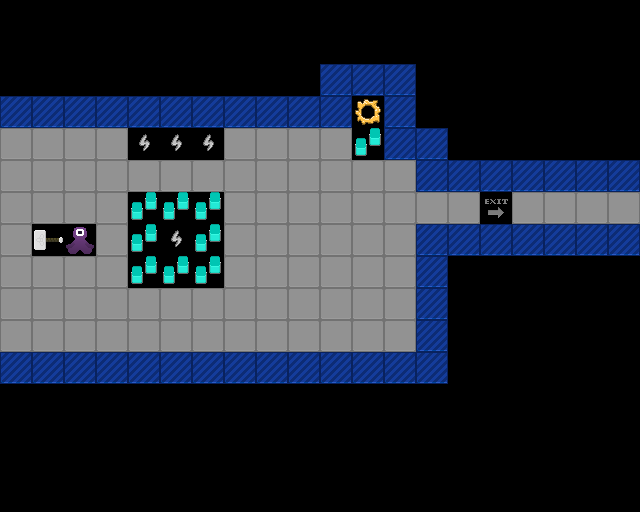

This is a level from a 2D game, rendered from its Tiled map with the project's own tilesets. A one-line summary and the complete map file follow:
An orthogonal 20x16 tile map with 32x32 px tiles, 1 tile layer (Tile Layer 1).

<map version="1.5" tiledversion="1.7.0" orientation="orthogonal" renderorder="right-down" width="20" height="16" tilewidth="32" tileheight="32" infinite="0" nextlayerid="2" nextobjectid="1">
 <tileset firstgid="1" source="project-mjolnir.tsx" />
 <layer id="1" name="Tile Layer 1" width="20" height="16">
  <data encoding="csv">
0,0,0,0,0,0,0,0,0,0,0,0,0,0,0,0,0,0,0,0,
0,0,0,0,0,0,0,0,0,0,0,0,0,0,0,0,0,0,0,0,
0,0,0,0,0,0,0,0,0,0,4,4,4,0,0,0,0,0,0,0,
4,4,4,4,4,4,4,4,4,4,4,2,4,0,0,0,0,0,0,0,
3,3,3,3,9,9,9,3,3,3,3,6,4,4,0,0,0,0,0,0,
3,3,3,3,3,3,3,3,3,3,3,3,3,4,4,4,4,4,4,4,
3,3,3,3,6,6,6,3,3,3,3,3,3,3,3,8,3,3,3,3,
3,47,50,3,6,9,6,3,3,3,3,3,3,4,4,4,4,4,4,4,
3,3,3,3,6,6,6,3,3,3,3,3,3,4,0,0,0,0,0,0,
3,3,3,3,3,3,3,3,3,3,3,3,3,4,0,0,0,0,0,0,
3,3,3,3,3,3,3,3,3,3,3,3,3,4,0,0,0,0,0,0,
4,4,4,4,4,4,4,4,4,4,4,4,4,4,0,0,0,0,0,0,
0,0,0,0,0,0,0,0,0,0,0,0,0,0,0,0,0,0,0,0,
0,0,0,0,0,0,0,0,0,0,0,0,0,0,0,0,0,0,0,0,
0,0,0,0,0,0,0,0,0,0,0,0,0,0,0,0,0,0,0,0,
0,0,0,0,0,0,0,0,0,0,0,0,0,0,0,0,0,0,0,0
</data>
 </layer>
</map>
